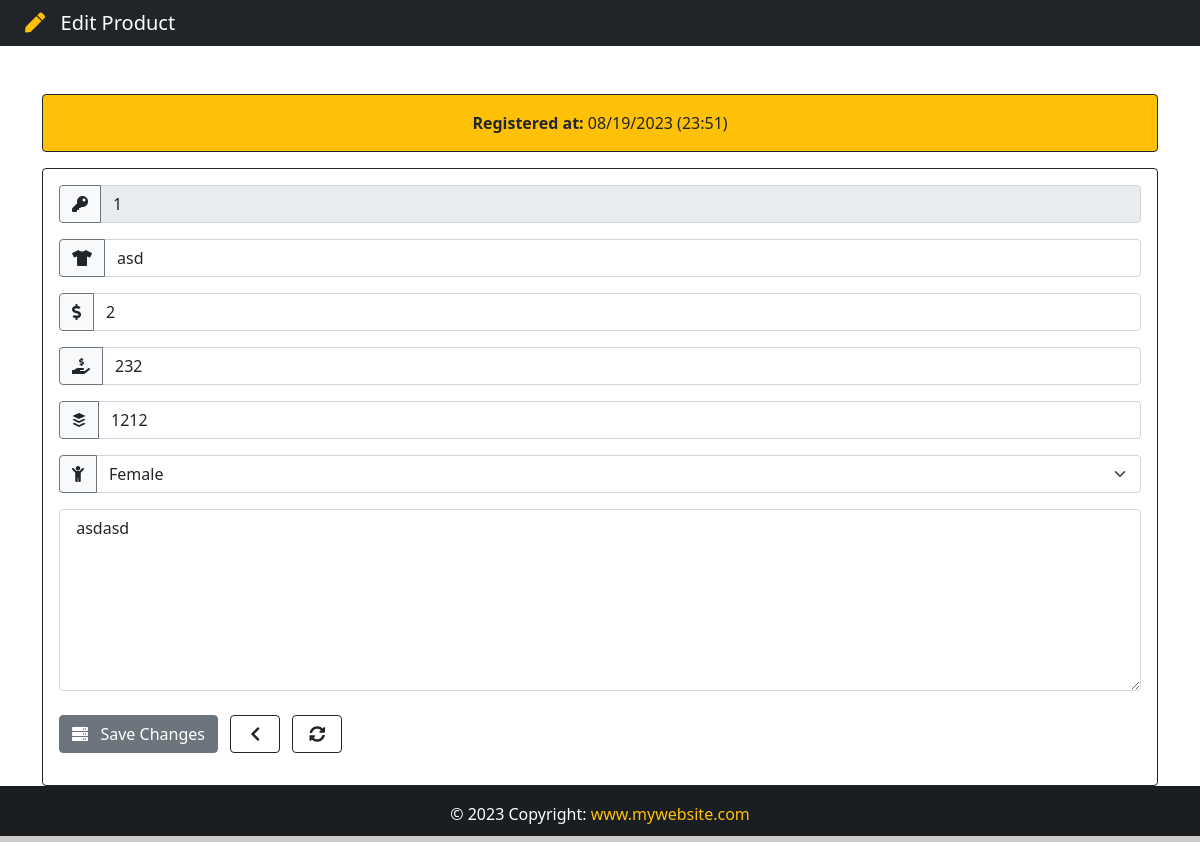
Page /product/1 on the committed database.
### App/models.py (models this page shows, shortened)
class Product(models.Model):
    gender = (
        ("Male","Male"),
        ("Female","Female"),
        ("Unisex","Unisex"),
    )
    id = models.IntegerField(primary_key=True)
    product = models.CharField(max_length=255)
    Purchase = models.CharField(max_length=10)
    Quantity = models.CharField(max_length=10)
    Sale = models.CharField(max_length=10)
    Gender = models.CharField(max_length=6, null=True, choices=gender)
    Created_date = models.DateTimeField(auto_now_add=True)
    Note = models.TextField()

### App/views.py (the view)
# urls.py: path('product/<str:product_id>', views.product, name="product"),
def product(request, product_id):
    product = Product.objects.get(id = product_id)
    if product != None:
        return render(request, 'edit.html', {'product':product})

### App/templates/edit.html (shortened to what this page needs)
{% extends 'add.html' %}
{% load tz %}
{% block navbar-content %}
<i class="text-warning fas fa-pen"></i>&nbsp;&nbsp; Edit Product
{% endblock navbar-content %}
{% block card-color %} border-dark bg-warning {% endblock card-color %}
{% block card-title %} <strong> Registered at: </strong> <span> {{ product.Created_date | timezone:"Asia/Bangkok" | date:'m/d/Y (H:i)' }} </span> {% endblock card-title %}
{% block action %} action="/edit_product" {% endblock action %}
{% block btn-action %} <i class="fas fa-server"></i>&nbsp;&nbsp; Save Changes {% endblock btn-action %}
{% block value-id %}
<div class="input-group mb-3">
    <span class="side-label btn border-secondary bg-light"><i class="fas fa-key"></i></span>
    <input type="text" class="form-control" name="id" value="{{ product.id }}" readonly>
</div>
{% endblock value-id %}
{% block value-product %} value="{{ product.product }}" {% endblock value-product %}
{% block value-purchase %} value="{{ product.Purchase }}" {% endblock value-purchase %}
{% block value-sale %} value="{{ product.Sale }}" {% endblock value-sale %}
{% block value-qty %} value="{{ product.Quantity }}" {% endblock value-qty %}
{% block option %}
<option style="background-color: #d3d3d3; color: #111;"> {{ product.Gender }} </option>
{% endblock option %}
{% block note %} {{ product.Note }} {% endblock note %}

### App/templates/add.html (shortened to what this page needs)
{% extends 'base.html' %}
{% block content %}
    <div class="container">
        <div class="row">
            <div class="col-lg-12">
                <div class="card card-body mt-5 {% block card-color %} border-dark text-light bg-secondary {% endblock card-color %}">
                    <span class="text-center"> {% block card-title %} Enter Data {% endblock card-title %}</span>
                </div>
                <form {% block action %} action="/add_product" {% endblock action %} method="POST" enctype="multipart/form-data" autocomplete="off" class="card p-3 border-dark mt-3">
                    {% block value-id %} {% endblock value-id %}
                    <div class="input-group mb-3">
                        <span class="side-label btn border-secondary bg-light"><i class="fas fa-tshirt"></i></span>
                        <input type="text" class="form-control" name="product" maxlength="40" placeholder="Product name" required {% block value-product %} {% endblock value-product %}>
                    </div>
                    <div class="input-group mb-3">
                        <span class="side-label btn border-secondary bg-light"><i class="fas fa-dollar-sign"></i></span>
                        <input type="text" class="form-control" name="Purchase" maxlength="40" placeholder="Buy" required {% block value-purchase %} {% endblock value-purchase %}>
                    </div>
                    <div class="input-group mb-3">
                        <span class="side-label btn border-secondary bg-light"><i class="fas fa-hand-holding-usd"></i></span>
                        <input type="text" class="form-control" name="Sale" maxlength="40" placeholder="Sell" required {% block value-sale %} {% endblock value-sale %}>
                    </div>
                    <div class="input-group mb-3">
                        <span class="side-label btn border-secondary bg-light"><i class="fab fa-buffer"></i></span>
                        <input type="text" class="form-control" name="Quantity" maxlength="40" placeholder="Quantity" required {% block value-qty %} {% endblock value-qty %}>
                    </div>
                    <div class="input-group mb-3">
                        <label><span class="side-label btn border-secondary bg-light" style="border-radius: 4px 0px 0px 4px;"><i class="fas fa-child"></i></span></label>
                            <select class="form-select" name="Gender" required>
                                {% block option %}{% endblock option %}
                            </select>
                    </div>
                    <div class="from-group">
                        <textarea class="form-control" name="Note" rows="7" maxlength="1000" placeholder="Description is optional...">{% block note %}{% endblock note %}</textarea>
                    </div>
                    <div class="mt-4" style="width: 100%;">
                        <button type="submit" class="btn btn-secondary mb-3">
                        {% block btn-action %}<i class="fas fa-plus"></i>&nbsp; &nbsp; Add Product {% endblock btn-action %}
                        </button>
                        <a href="{% url 'home' %}" class="btn btn-outline-dark mb-3 ms-2" style="width: 50px;" title="Back">
                            <i class="fas fa-chevron-left"></i>
                        </a>
                        <button type="reset" class="btn btn-outline-dark mb-3 ms-2" style="width: 50px;" title="Reset">
                            <i class="fas fa-sync-alt"></i>
                        </button>
                    </div>
                </form>
            </div>
        </div>
    </div>
{% endblock content %}

### App/static/css/style.css (style rules this page uses)
html, body { height: 100%; margin: 0; max-width: 100%; overflow: hidden; }

### rows in the picture
Product: Created_date "08/19/2023 (23:51)", id "1", product "asd", Purchase "2", Sale "232", Quantity "1212", Gender "Female", Note "asdasd"
